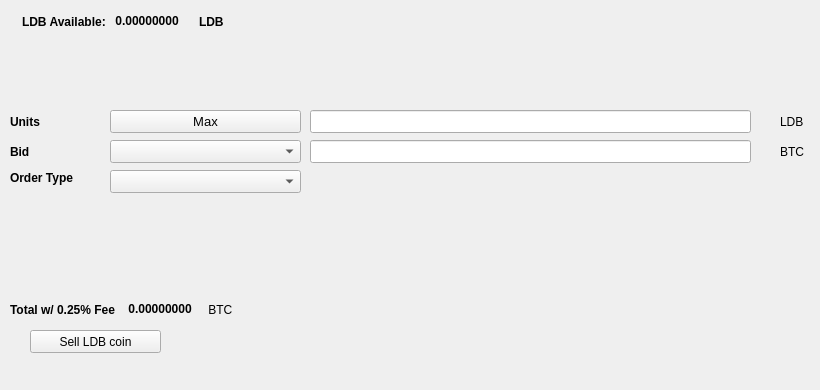
   <widget class="QWidget" name="SellTab">
    <attribute name="title">
     <string>Sell</string>
    </attribute>
    <widget class="QLabel" name="label_16">
     <property name="geometry">
      <rect>
       <x>780</x>
       <y>140</y>
       <width>31</width>
       <height>23</height>
      </rect>
     </property>
     <property name="text">
      <string>BTC</string>
     </property>
    </widget>
    <widget class="QComboBox" name="SellBidcomboBox">
     <property name="geometry">
      <rect>
       <x>110</x>
       <y>140</y>
       <width>191</width>
       <height>23</height>
      </rect>
     </property>
     <property name="font">
      <font>
       <pointsize>10</pointsize>
      </font>
     </property>
    </widget>
    <widget class="QLabel" name="label_18">
     <property name="geometry">
      <rect>
       <x>10</x>
       <y>110</y>
       <width>46</width>
       <height>23</height>
      </rect>
     </property>
     <property name="font">
      <font>
       <weight>75</weight>
       <bold>true</bold>
      </font>
     </property>
     <property name="text">
      <string>Units</string>
     </property>
    </widget>
    <widget class="QPushButton" name="Sell_Max_Amount">
     <property name="geometry">
      <rect>
       <x>110</x>
       <y>110</y>
       <width>191</width>
       <height>23</height>
      </rect>
     </property>
     <property name="font">
      <font>
       <pointsize>10</pointsize>
      </font>
     </property>
     <property name="text">
      <string>Max</string>
     </property>
    </widget>
    <widget class="QLabel" name="label_20">
     <property name="geometry">
      <rect>
       <x>10</x>
       <y>170</y>
       <width>91</width>
       <height>16</height>
      </rect>
     </property>
     <property name="font">
      <font>
       <weight>75</weight>
       <bold>true</bold>
      </font>
     </property>
     <property name="text">
      <string>Order Type</string>
     </property>
    </widget>
    <widget class="QComboBox" name="SellOrdertypeCombo">
     <property name="geometry">
      <rect>
       <x>110</x>
       <y>170</y>
       <width>191</width>
       <height>23</height>
      </rect>
     </property>
     <property name="font">
      <font>
       <pointsize>10</pointsize>
      </font>
     </property>
    </widget>
    <widget class="QLabel" name="label_21">
     <property name="geometry">
      <rect>
       <x>10</x>
       <y>140</y>
       <width>46</width>
       <height>23</height>
      </rect>
     </property>
     <property name="font">
      <font>
       <weight>75</weight>
       <bold>true</bold>
      </font>
     </property>
     <property name="text">
      <string>Bid</string>
     </property>
    </widget>
    <widget class="QLabel" name="label_22">
     <property name="geometry">
      <rect>
       <x>780</x>
       <y>110</y>
       <width>31</width>
       <height>23</height>
      </rect>
     </property>
     <property name="text">
      <string>LDB</string>
     </property>
    </widget>
    <widget class="QLineEdit" name="UnitsInputldbcoin">
     <property name="geometry">
      <rect>
       <x>310</x>
       <y>110</y>
       <width>441</width>
       <height>23</height>
      </rect>
     </property>
     <property name="font">
      <font>
       <pointsize>9</pointsize>
       <weight>75</weight>
       <bold>true</bold>
      </font>
     </property>
    </widget>
    <widget class="QLineEdit" name="SellBidPriceEdit">
     <property name="geometry">
      <rect>
       <x>310</x>
       <y>140</y>
       <width>441</width>
       <height>23</height>
      </rect>
     </property>
     <property name="font">
      <font>
       <pointsize>9</pointsize>
       <weight>75</weight>
       <bold>true</bold>
      </font>
     </property>
    </widget>
    <widget class="QPushButton" name="SellldbcoinBTN">
     <property name="geometry">
      <rect>
       <x>30</x>
       <y>330</y>
       <width>131</width>
       <height>23</height>
      </rect>
     </property>
     <property name="text">
      <string>Sell LDB coin</string>
     </property>
     <property name="icon">
      <iconset resource="../ldbcoin">
       <normaloff>:/icons/bitcoin</normaloff>:/icons/bitcoin</iconset>
     </property>
    </widget>
    <widget class="QWidget" name="layoutWidget3">
     <property name="geometry">
      <rect>
       <x>22</x>
       <y>12</y>
       <width>258</width>
       <height>19</height>
      </rect>
     </property>
     <layout class="QHBoxLayout" name="horizontalLayout">
      <item>
       <widget class="QLabel" name="label232_2">
        <property name="font">
         <font>
          <weight>75</weight>
          <bold>true</bold>
         </font>
        </property>
        <property name="text">
         <string>LDB Available:</string>
        </property>
       </widget>
      </item>
      <item>
       <widget class="QLabel" name="ldbcoinAvailableLabel">
        <property name="palette">
         <palette>
          <active>
           <colorrole role="WindowText">
            <brush brushstyle="SolidPattern">
             <color alpha="255">
              <red>0</red>
              <green>0</green>
              <blue>0</blue>
             </color>
            </brush>
           </colorrole>
           <colorrole role="Button">
            <brush brushstyle="SolidPattern">
             <color alpha="255">
              <red>0</red>
              <green>170</green>
              <blue>0</blue>
             </color>
            </brush>
           </colorrole>
           <colorrole role="Light">
            <brush brushstyle="SolidPattern">
             <color alpha="255">
              <red>0</red>
              <green>255</green>
              <blue>0</blue>
             </color>
            </brush>
           </colorrole>
           <colorrole role="Midlight">
            <brush brushstyle="SolidPattern">
             <color alpha="255">
              <red>0</red>
              <green>212</green>
              <blue>0</blue>
             </color>
            </brush>
           </colorrole>
           <colorrole role="Dark">
            <brush brushstyle="SolidPattern">
             <color alpha="255">
              <red>0</red>
              <green>85</green>
              <blue>0</blue>
             </color>
            </brush>
           </colorrole>
           <colorrole role="Mid">
            <brush brushstyle="SolidPattern">
             <color alpha="255">
              <red>0</red>
              <green>113</green>
              <blue>0</blue>
             </color>
            </brush>
           </colorrole>
           <colorrole role="Text">
            <brush brushstyle="SolidPattern">
             <color alpha="255">
              <red>0</red>
              <green>170</green>
              <blue>0</blue>
             </color>
            </brush>
           </colorrole>
           <colorrole role="BrightText">
            <brush brushstyle="SolidPattern">
             <color alpha="255">
              <red>255</red>
              <green>255</green>
              <blue>255</blue>
             </color>
            </brush>
           </colorrole>
           <colorrole role="ButtonText">
            <brush brushstyle="SolidPattern">
             <color alpha="255">
              <red>0</red>
              <green>0</green>
              <blue>0</blue>
             </color>
            </brush>
           </colorrole>
           <colorrole role="Base">
            <brush brushstyle="SolidPattern">
             <color alpha="255">
              <red>255</red>
              <green>255</green>
              <blue>255</blue>
             </color>
            </brush>
           </colorrole>
           <colorrole role="Window">
            <brush brushstyle="SolidPattern">
             <color alpha="255">
              <red>0</red>
              <green>170</green>
              <blue>0</blue>
             </color>
            </brush>
           </colorrole>
           <colorrole role="Shadow">
            <brush brushstyle="SolidPattern">
             <color alpha="255">
              <red>0</red>
              <green>0</green>
              <blue>0</blue>
             </color>
            </brush>
           </colorrole>
           <colorrole role="AlternateBase">
            <brush brushstyle="SolidPattern">
             <color alpha="255">
              <red>127</red>
              <green>212</green>
              <blue>127</blue>
             </color>
            </brush>
           </colorrole>
           <colorrole role="ToolTipBase">
            <brush brushstyle="SolidPattern">
             <color alpha="255">
              <red>255</red>
              <green>255</green>
              <blue>220</blue>
             </color>
            </brush>
           </colorrole>
           <colorrole role="ToolTipText">
            <brush brushstyle="SolidPattern">
             <color alpha="255">
              <red>0</red>
              <green>0</green>
              <blue>0</blue>
             </color>
            </brush>
           </colorrole>
          </active>
          <inactive>
           <colorrole role="WindowText">
            <brush brushstyle="SolidPattern">
             <color alpha="255">
              <red>0</red>
              <green>0</green>
              <blue>0</blue>
             </color>
            </brush>
           </colorrole>
           <colorrole role="Button">
            <brush brushstyle="SolidPattern">
             <color alpha="255">
              <red>0</red>
              <green>170</green>
              <blue>0</blue>
             </color>
            </brush>
           </colorrole>
           <colorrole role="Light">
            <brush brushstyle="SolidPattern">
             <color alpha="255">
              <red>0</red>
              <green>255</green>
              <blue>0</blue>
             </color>
            </brush>
           </colorrole>
           <colorrole role="Midlight">
            <brush brushstyle="SolidPattern">
             <color alpha="255">
              <red>0</red>
              <green>212</green>
              <blue>0</blue>
             </color>
            </brush>
           </colorrole>
           <colorrole role="Dark">
            <brush brushstyle="SolidPattern">
             <color alpha="255">
              <red>0</red>
              <green>85</green>
              <blue>0</blue>
             </color>
            </brush>
           </colorrole>
           <colorrole role="Mid">
            <brush brushstyle="SolidPattern">
             <color alpha="255">
              <red>0</red>
              <green>113</green>
              <blue>0</blue>
             </color>
            </brush>
           </colorrole>
           <colorrole role="Text">
            <brush brushstyle="SolidPattern">
             <color alpha="255">
              <red>0</red>
              <green>170</green>
              <blue>0</blue>
             </color>
            </brush>
           </colorrole>
           <colorrole role="BrightText">
            <brush brushstyle="SolidPattern">
             <color alpha="255">
              <red>255</red>
              <green>255</green>
              <blue>255</blue>
             </color>
            </brush>
           </colorrole>
           <colorrole role="ButtonText">
            <brush brushstyle="SolidPattern">
             <color alpha="255">
              <red>0</red>
              <green>0</green>
              <blue>0</blue>
             </color>
            </brush>
           </colorrole>
           <colorrole role="Base">
            <brush brushstyle="SolidPattern">
             <color alpha="255">
              <red>255</red>
              <green>255</green>
              <blue>255</blue>
             </color>
            </brush>
           </colorrole>
           <colorrole role="Window">
            <brush brushstyle="SolidPattern">
             <color alpha="255">
              <red>0</red>
              <green>170</green>
              <blue>0</blue>
             </color>
            </brush>
           </colorrole>
           <colorrole role="Shadow">
            <brush brushstyle="SolidPattern">
             <color alpha="255">
              <red>0</red>
              <green>0</green>
              <blue>0</blue>
             </color>
            </brush>
           </colorrole>
           <colorrole role="AlternateBase">
            <brush brushstyle="SolidPattern">
             <color alpha="255">
              <red>127</red>
              <green>212</green>
              <blue>127</blue>
             </color>
            </brush>
           </colorrole>
           <colorrole role="ToolTipBase">
            <brush brushstyle="SolidPattern">
             <color alpha="255">
              <red>255</red>
              <green>255</green>
              <blue>220</blue>
             </color>
            </brush>
           </colorrole>
           <colorrole role="ToolTipText">
            <brush brushstyle="SolidPattern">
             <color alpha="255">
              <red>0</red>
              <green>0</green>
              <blue>0</blue>
             </color>
            </brush>
           </colorrole>
          </inactive>
          <disabled>
           <colorrole role="WindowText">
            <brush brushstyle="SolidPattern">
             <color alpha="255">
              <red>0</red>
              <green>85</green>
              <blue>0</blue>
             </color>
            </brush>
           </colorrole>
           <colorrole role="Button">
            <brush brushstyle="SolidPattern">
             <color alpha="255">
              <red>0</red>
              <green>170</green>
              <blue>0</blue>
             </color>
            </brush>
           </colorrole>
           <colorrole role="Light">
            <brush brushstyle="SolidPattern">
             <color alpha="255">
              <red>0</red>
              <green>255</green>
              <blue>0</blue>
             </color>
            </brush>
           </colorrole>
           <colorrole role="Midlight">
            <brush brushstyle="SolidPattern">
             <color alpha="255">
              <red>0</red>
              <green>212</green>
              <blue>0</blue>
             </color>
            </brush>
           </colorrole>
           <colorrole role="Dark">
            <brush brushstyle="SolidPattern">
             <color alpha="255">
              <red>0</red>
              <green>85</green>
              <blue>0</blue>
             </color>
            </brush>
           </colorrole>
           <colorrole role="Mid">
            <brush brushstyle="SolidPattern">
             <color alpha="255">
              <red>0</red>
              <green>113</green>
              <blue>0</blue>
             </color>
            </brush>
           </colorrole>
           <colorrole role="Text">
            <brush brushstyle="SolidPattern">
             <color alpha="255">
              <red>0</red>
              <green>85</green>
              <blue>0</blue>
             </color>
            </brush>
           </colorrole>
           <colorrole role="BrightText">
            <brush brushstyle="SolidPattern">
             <color alpha="255">
              <red>255</red>
              <green>255</green>
              <blue>255</blue>
             </color>
            </brush>
           </colorrole>
           <colorrole role="ButtonText">
            <brush brushstyle="SolidPattern">
             <color alpha="255">
              <red>0</red>
              <green>85</green>
              <blue>0</blue>
             </color>
            </brush>
           </colorrole>
           <colorrole role="Base">
            <brush brushstyle="SolidPattern">
             <color alpha="255">
              <red>0</red>
              <green>170</green>
              <blue>0</blue>
             </color>
            </brush>
           </colorrole>
           <colorrole role="Window">
            <brush brushstyle="SolidPattern">
             <color alpha="255">
              <red>0</red>
              <green>170</green>
              <blue>0</blue>
             </color>
            </brush>
           </colorrole>
           <colorrole role="Shadow">
            <brush brushstyle="SolidPattern">
             <color alpha="255">
              <red>0</red>
              <green>0</green>
              <blue>0</blue>
             </color>
            </brush>
           </colorrole>
           <colorrole role="AlternateBase">
            <brush brushstyle="SolidPattern">
             <color alpha="255">
              <red>0</red>
              <green>170</green>
              <blue>0</blue>
             </color>
            </brush>
           </colorrole>
           <colorrole role="ToolTipBase">
            <brush brushstyle="SolidPattern">
             <color alpha="255">
              <red>255</red>
              <green>255</green>
              <blue>220</blue>
             </color>
            </brush>
           </colorrole>
           <colorrole role="ToolTipText">
            <brush brushstyle="SolidPattern">
             <color alpha="255">
              <red>0</red>
              <green>0</green>
              <blue>0</blue>
             </color>
            </brush>
           </colorrole>
          </disabled>
         </palette>
        </property>
        <property name="font">
         <font>
          <weight>75</weight>
          <bold>true</bold>
         </font>
        </property>
        <property name="text">
         <string> 0.00000000 </string>
        </property>
        <property name="textInteractionFlags">
         <set>Qt::LinksAccessibleByMouse|Qt::TextSelectableByKeyboard|Qt::TextSelectableByMouse</set>
        </property>
       </widget>
      </item>
      <item>
       <widget class="QLabel" name="labelldbcoin">
        <property name="font">
         <font>
          <weight>75</weight>
          <bold>true</bold>
         </font>
        </property>
        <property name="text">
         <string>LDB</string>
        </property>
       </widget>
      </item>
     </layout>
    </widget>
    <widget class="QWidget" name="layoutWidget">
     <property name="geometry">
      <rect>
       <x>10</x>
       <y>300</y>
       <width>268</width>
       <height>19</height>
      </rect>
     </property>
     <layout class="QHBoxLayout" name="horizontalLayout_2">
      <item>
       <widget class="QLabel" name="label_19">
        <property name="font">
         <font>
          <weight>75</weight>
          <bold>true</bold>
         </font>
        </property>
        <property name="text">
         <string>Total w/ 0.25% Fee </string>
        </property>
       </widget>
      </item>
      <item>
       <widget class="QLabel" name="SellCostLabel">
        <property name="palette">
         <palette>
          <active>
           <colorrole role="WindowText">
            <brush brushstyle="SolidPattern">
             <color alpha="255">
              <red>0</red>
              <green>0</green>
              <blue>0</blue>
             </color>
            </brush>
           </colorrole>
           <colorrole role="Button">
            <brush brushstyle="SolidPattern">
             <color alpha="255">
              <red>0</red>
              <green>170</green>
              <blue>0</blue>
             </color>
            </brush>
           </colorrole>
           <colorrole role="Light">
            <brush brushstyle="SolidPattern">
             <color alpha="255">
              <red>0</red>
              <green>255</green>
              <blue>0</blue>
             </color>
            </brush>
           </colorrole>
           <colorrole role="Midlight">
            <brush brushstyle="SolidPattern">
             <color alpha="255">
              <red>0</red>
              <green>212</green>
              <blue>0</blue>
             </color>
            </brush>
           </colorrole>
           <colorrole role="Dark">
            <brush brushstyle="SolidPattern">
             <color alpha="255">
              <red>0</red>
              <green>85</green>
              <blue>0</blue>
             </color>
            </brush>
           </colorrole>
           <colorrole role="Mid">
            <brush brushstyle="SolidPattern">
             <color alpha="255">
              <red>0</red>
              <green>113</green>
              <blue>0</blue>
             </color>
            </brush>
           </colorrole>
           <colorrole role="Text">
            <brush brushstyle="SolidPattern">
             <color alpha="255">
              <red>0</red>
              <green>170</green>
              <blue>0</blue>
             </color>
            </brush>
           </colorrole>
           <colorrole role="BrightText">
            <brush brushstyle="SolidPattern">
             <color alpha="255">
              <red>255</red>
              <green>255</green>
              <blue>255</blue>
             </color>
            </brush>
           </colorrole>
           <colorrole role="ButtonText">
            <brush brushstyle="SolidPattern">
             <color alpha="255">
              <red>0</red>
              <green>0</green>
              <blue>0</blue>
             </color>
            </brush>
           </colorrole>
           <colorrole role="Base">
            <brush brushstyle="SolidPattern">
             <color alpha="255">
              <red>255</red>
              <green>255</green>
              <blue>255</blue>
             </color>
            </brush>
           </colorrole>
           <colorrole role="Window">
            <brush brushstyle="SolidPattern">
             <color alpha="255">
              <red>0</red>
              <green>170</green>
              <blue>0</blue>
             </color>
            </brush>
           </colorrole>
           <colorrole role="Shadow">
            <brush brushstyle="SolidPattern">
             <color alpha="255">
              <red>0</red>
              <green>0</green>
              <blue>0</blue>
             </color>
            </brush>
           </colorrole>
           <colorrole role="AlternateBase">
            <brush brushstyle="SolidPattern">
             <color alpha="255">
              <red>127</red>
              <green>212</green>
              <blue>127</blue>
             </color>
            </brush>
           </colorrole>
           <colorrole role="ToolTipBase">
            <brush brushstyle="SolidPattern">
             <color alpha="255">
              <red>255</red>
              <green>255</green>
              <blue>220</blue>
             </color>
            </brush>
           </colorrole>
           <colorrole role="ToolTipText">
            <brush brushstyle="SolidPattern">
             <color alpha="255">
              <red>0</red>
              <green>0</green>
              <blue>0</blue>
             </color>
            </brush>
           </colorrole>
          </active>
          <inactive>
           <colorrole role="WindowText">
            <brush brushstyle="SolidPattern">
             <color alpha="255">
              <red>0</red>
              <green>0</green>
              <blue>0</blue>
             </color>
            </brush>
           </colorrole>
           <colorrole role="Button">
            <brush brushstyle="SolidPattern">
             <color alpha="255">
              <red>0</red>
              <green>170</green>
              <blue>0</blue>
             </color>
            </brush>
           </colorrole>
           <colorrole role="Light">
            <brush brushstyle="SolidPattern">
             <color alpha="255">
              <red>0</red>
              <green>255</green>
              <blue>0</blue>
             </color>
            </brush>
           </colorrole>
           <colorrole role="Midlight">
            <brush brushstyle="SolidPattern">
             <color alpha="255">
              <red>0</red>
              <green>212</green>
              <blue>0</blue>
             </color>
            </brush>
           </colorrole>
           <colorrole role="Dark">
            <brush brushstyle="SolidPattern">
             <color alpha="255">
              <red>0</red>
              <green>85</green>
              <blue>0</blue>
             </color>
            </brush>
           </colorrole>
           <colorrole role="Mid">
            <brush brushstyle="SolidPattern">
             <color alpha="255">
              <red>0</red>
              <green>113</green>
              <blue>0</blue>
             </color>
            </brush>
           </colorrole>
           <colorrole role="Text">
            <brush brushstyle="SolidPattern">
             <color alpha="255">
              <red>0</red>
              <green>170</green>
              <blue>0</blue>
             </color>
            </brush>
           </colorrole>
           <colorrole role="BrightText">
            <brush brushstyle="SolidPattern">
             <color alpha="255">
              <red>255</red>
              <green>255</green>
              <blue>255</blue>
             </color>
            </brush>
           </colorrole>
           <colorrole role="ButtonText">
            <brush brushstyle="SolidPattern">
             <color alpha="255">
              <red>0</red>
              <green>0</green>
              <blue>0</blue>
             </color>
            </brush>
           </colorrole>
           <colorrole role="Base">
            <brush brushstyle="SolidPattern">
             <color alpha="255">
              <red>255</red>
              <green>255</green>
              <blue>255</blue>
             </color>
            </brush>
           </colorrole>
           <colorrole role="Window">
            <brush brushstyle="SolidPattern">
             <color alpha="255">
              <red>0</red>
              <green>170</green>
              <blue>0</blue>
             </color>
            </brush>
           </colorrole>
           <colorrole role="Shadow">
            <brush brushstyle="SolidPattern">
             <color alpha="255">
              <red>0</red>
              <green>0</green>
              <blue>0</blue>
             </color>
            </brush>
           </colorrole>
           <colorrole role="AlternateBase">
            <brush brushstyle="SolidPattern">
             <color alpha="255">
              <red>127</red>
              <green>212</green>
              <blue>127</blue>
             </color>
            </brush>
           </colorrole>
           <colorrole role="ToolTipBase">
            <brush brushstyle="SolidPattern">
             <color alpha="255">
              <red>255</red>
              <green>255</green>
              <blue>220</blue>
             </color>
            </brush>
           </colorrole>
           <colorrole role="ToolTipText">
            <brush brushstyle="SolidPattern">
             <color alpha="255">
              <red>0</red>
              <green>0</green>
              <blue>0</blue>
             </color>
            </brush>
           </colorrole>
          </inactive>
          <disabled>
           <colorrole role="WindowText">
            <brush brushstyle="SolidPattern">
             <color alpha="255">
              <red>0</red>
              <green>85</green>
              <blue>0</blue>
             </color>
            </brush>
           </colorrole>
           <colorrole role="Button">
            <brush brushstyle="SolidPattern">
             <color alpha="255">
              <red>0</red>
              <green>170</green>
              <blue>0</blue>
             </color>
            </brush>
           </colorrole>
           <colorrole role="Light">
            <brush brushstyle="SolidPattern">
             <color alpha="255">
              <red>0</red>
              <green>255</green>
              <blue>0</blue>
             </color>
            </brush>
           </colorrole>
           <colorrole role="Midlight">
            <brush brushstyle="SolidPattern">
             <color alpha="255">
              <red>0</red>
              <green>212</green>
              <blue>0</blue>
             </color>
            </brush>
           </colorrole>
           <colorrole role="Dark">
            <brush brushstyle="SolidPattern">
             <color alpha="255">
              <red>0</red>
              <green>85</green>
              <blue>0</blue>
             </color>
            </brush>
           </colorrole>
           <colorrole role="Mid">
            <brush brushstyle="SolidPattern">
             <color alpha="255">
              <red>0</red>
              <green>113</green>
              <blue>0</blue>
             </color>
            </brush>
           </colorrole>
           <colorrole role="Text">
            <brush brushstyle="SolidPattern">
             <color alpha="255">
              <red>0</red>
              <green>85</green>
              <blue>0</blue>
             </color>
            </brush>
           </colorrole>
           <colorrole role="BrightText">
            <brush brushstyle="SolidPattern">
             <color alpha="255">
              <red>255</red>
              <green>255</green>
              <blue>255</blue>
             </color>
            </brush>
           </colorrole>
           <colorrole role="ButtonText">
            <brush brushstyle="SolidPattern">
             <color alpha="255">
              <red>0</red>
              <green>85</green>
              <blue>0</blue>
             </color>
            </brush>
           </colorrole>
           <colorrole role="Base">
            <brush brushstyle="SolidPattern">
             <color alpha="255">
              <red>0</red>
              <green>170</green>
              <blue>0</blue>
             </color>
            </brush>
           </colorrole>
           <colorrole role="Window">
            <brush brushstyle="SolidPattern">
             <color alpha="255">
              <red>0</red>
              <green>170</green>
              <blue>0</blue>
             </color>
            </brush>
           </colorrole>
           <colorrole role="Shadow">
            <brush brushstyle="SolidPattern">
             <color alpha="255">
              <red>0</red>
              <green>0</green>
              <blue>0</blue>
             </color>
            </brush>
           </colorrole>
           <colorrole role="AlternateBase">
            <brush brushstyle="SolidPattern">
             <color alpha="255">
              <red>0</red>
              <green>170</green>
              <blue>0</blue>
             </color>
            </brush>
           </colorrole>
           <colorrole role="ToolTipBase">
            <brush brushstyle="SolidPattern">
             <color alpha="255">
              <red>255</red>
              <green>255</green>
              <blue>220</blue>
             </color>
            </brush>
           </colorrole>
           <colorrole role="ToolTipText">
            <brush brushstyle="SolidPattern">
             <color alpha="255">
              <red>0</red>
              <green>0</green>
              <blue>0</blue>
             </color>
            </brush>
           </colorrole>
          </disabled>
         </palette>
        </property>
        <property name="font">
         <font>
          <weight>75</weight>
          <bold>true</bold>
         </font>
        </property>
        <property name="autoFillBackground">
         <bool>false</bool>
        </property>
        <property name="text">
         <string> 0.00000000</string>
        </property>
        <property name="textInteractionFlags">
         <set>Qt::LinksAccessibleByMouse|Qt::TextSelectableByMouse</set>
        </property>
       </widget>
      </item>
      <item>
       <widget class="QLabel" name="label_17">
        <property name="font">
         <font>
          <weight>50</weight>
          <bold>false</bold>
         </font>
        </property>
        <property name="text">
         <string> BTC</string>
        </property>
       </widget>
      </item>
     </layout>
    </widget>
    <widget class="QLabel" name="label_23">
     <property name="geometry">
      <rect>
       <x>460</x>
       <y>300</y>
       <width>281</width>
       <height>81</height>
      </rect>
     </property>
     <property name="text">
      <string/>
     </property>
     <property name="pixmap">
      <pixmap>:/images/bittrex</pixmap>
     </property>
    </widget>
   </widget>
